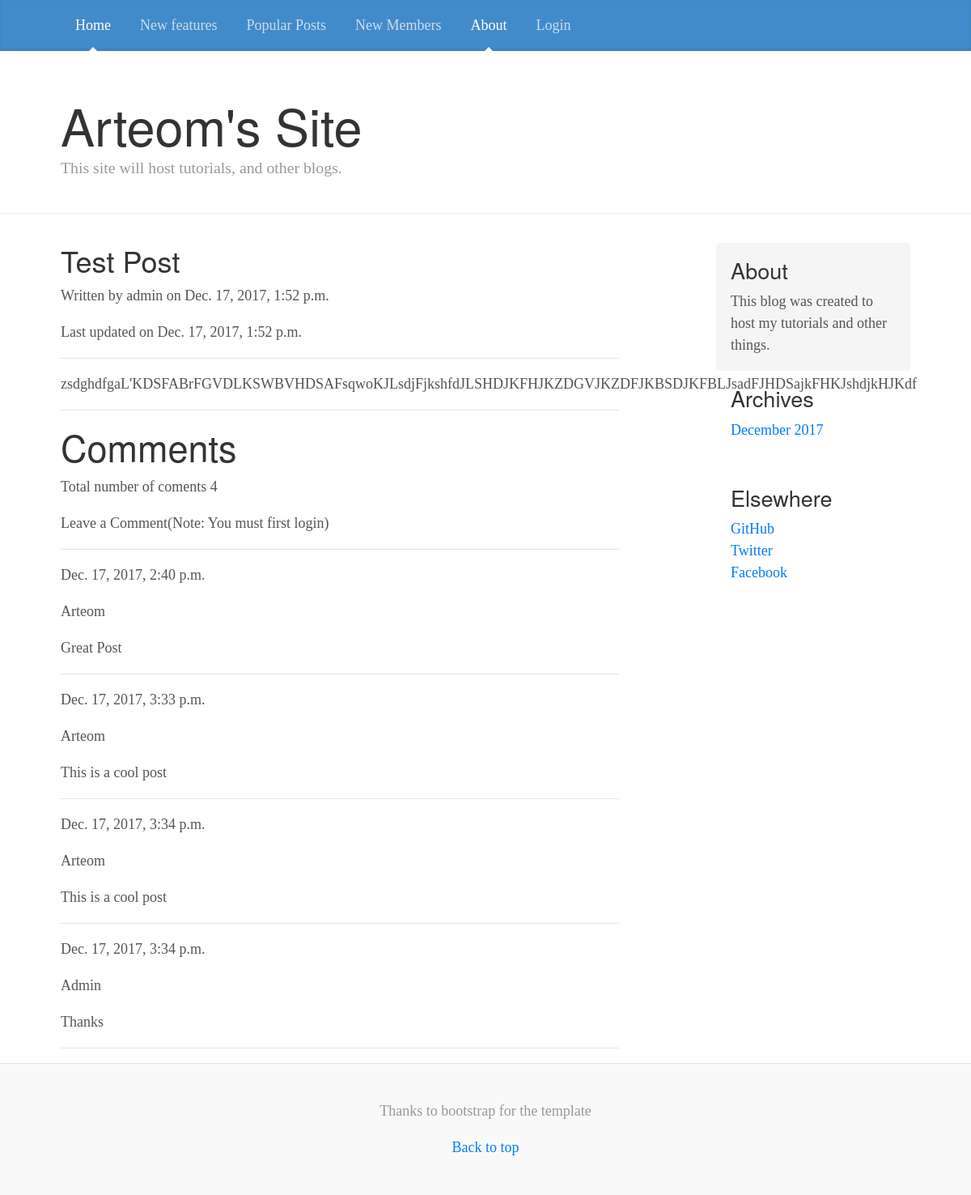
Page /test-post/ on the committed database.
### blog/models.py (models this page shows, shortened)
class Post(models.Model):
    STATUS_CHOICES = (
        ('draft', 'Draft'),
        ('published', 'Published'),
    )
    title = models.CharField(max_length=255)
    category = models.ForeignKey(Category)
    slug = models.SlugField(max_length=255, unique=True)
    content = models.TextField()
    seo_title = models.CharField(max_length=255)
    seo_description = models.CharField(max_length=255)
    author = models.ForeignKey(User, related_name='blog_posts')
    published = models.DateTimeField(default=timezone.now)
    created = models.DateTimeField(auto_now_add=True)
    updated = models.DateTimeField(auto_now=True)
    status = models.CharField(max_length=10, choices=STATUS_CHOICES, default='draft')

class Comment(models.Model):
    post = models.ForeignKey(Post, related_name='comments')
    user = models.CharField(max_length=255)
    email = models.EmailField()
    body = models.TextField()
    created = models.DateTimeField(auto_now_add=True)
    approved = models.BooleanField(default=False)
    def approved(self):
        self.approved = True
        self.save()

### blog/views.py (the view)
# urls.py: url(r'^(?P<slug>[-\w]+)/$', views.post_detail, name='post_detail'),
def post_detail(request, slug):
	post = get_object_or_404(Post, slug=slug)
	template = 'blog/blog.html'
	context = {'post': post}
	return render(request, template, context)

### blog/templates/blog/blog.html (shortened to what this page needs)
{% extends 'blog/header.html' %}
{% block content %}
	<h2>{{ post.title }}</h2>
	<p>Written by {{ post.author }} on {{ post.published }}</p>
	<p>Last updated on {{ post.updated }}</p>
	<hr>
	{{ post.content|safe|linebreaks }}
	<hr>
	<h1>Comments</h1>
	<p>Total number of coments {{ post.comments.count }}</p>
	{% if user.is_authenticated %}
		<a href="{% url 'blog:add_comment' slug=post.slug %}">Leave a Comment</a>
	{% else %}
		<p>Leave a Comment(Note: You must first login)</p>
	{% endif %}
	<hr>
	{% for comment in post.comments.all %}
		<p>{{ comment.created }}</p>
		<p>{{ comment.user }}</p>
		<p>{{ comment.body }}</p>
		<hr>
	{% empty %}
		<p>There are no comments</p>
	{% endfor %}
{% endblock %}

### blog/templates/blog/header.html (shortened to what this page needs)
<!doctype html>
<html lang="en">
  <head>
    {% load staticfiles %}
    <link rel="stylesheet" href="{% static 'css/bootstrap.min.css' %}">
    <link href="{% static 'custom/blog.css' %}" rel="stylesheet">
  </head>
  <body>
    <header>
      <div class="blog-masthead">
        <div class="container">
          <nav class="nav">
            <a class="nav-link active" href="/">Home</a>
            <a class="nav-link" href="#">New features</a>
            <a class="nav-link" href="#">Popular Posts</a>
            <a class="nav-link" href="#">New Members</a>
            <a class="nav-link active" href="about/">About</a>
            {% if user.is_authenticated %}
                <a class="nav-link" href="#">Profile</a>
                <a class="nav-link" href="#">Logout</a>
            {% else %}
                <a class="nav-link" href="#">Login</a>
            {% endif %}
          </nav>
        </div>
      </div>
      <div class="blog-header">
        <div class="container">
          <h1 class="blog-title">Arteom's Site</h1>
          <p class="lead blog-description">This site will host tutorials, and other blogs.</p>
        </div>
      </div>
    </header>
    <main role="main" class="container">
      <div class="row">
        <div class="col-sm-8 blog-main">
          {% block content %}
          {% endblock %}
        </div>
        <aside class="col-sm-3 ml-sm-auto blog-sidebar">
          <div class="sidebar-module sidebar-module-inset">
            <h4>About</h4>
            <p>This blog was created to host my tutorials and other things.</p>
          </div>
          <div class="sidebar-module">
            <h4>Archives</h4>
            <ol class="list-unstyled">
              <li><a href="{% url 'blog:december_2017' %}">December 2017</a></li>
            </ol>
          </div>
          <div class="sidebar-module">
            <h4>Elsewhere</h4>
            <ol class="list-unstyled">
              <li><a href="https://github.com/Arteom26" target="blank">GitHub</a></li>
              <li><a href="#">Twitter</a></li>
              <li><a href="#">Facebook</a></li>
            </ol>
          </div>
        </aside>
      </div>
    </main>
    <footer class="blog-footer">
      <p>Thanks to bootstrap for the template</p>
      <p>
        <a href="#">Back to top</a>
      </p>
    </footer>
  </body>
</html>

### blog/static/custom/blog.css (style rules this page uses)
@media (min-width: 48em) { html { font-size: 18px; } }
body { font-family: Georgia, "Times New Roman", Times, serif; color: #555; }
h1, .h1, h2, .h2, h3, .h3, h4, .h4, h5, .h5, h6, .h6 { font-family: "Helvetica Neue", Helvetica, Arial, sans-serif; font-weight: 400; color: #333; }
.container { max-width: 60rem; }
.blog-masthead { margin-bottom: 3rem; background-color: #428bca; box-shadow: inset 0 -.1rem .25rem rgba(0,0,0,.1); }
.nav-link { position: relative; padding: 1rem; font-weight: 500; color: #cdddeb; }
.nav-link.active { color: #fff; }
.nav-link.active::after { position: absolute; bottom: 0; left: 50%; width: 0; height: 0; margin-left: -.3rem; vertical-align: middle; content: ""; border-right: .3rem solid transparent; border-bottom: .3rem solid; border-left: .3rem solid transparent; }
.blog-header { padding-bottom: 1.25rem; margin-bottom: 2rem; border-bottom: .05rem solid #eee; }
.blog-title { margin-bottom: 0; font-size: 2rem; font-weight: 400; }
.blog-description { font-size: 1.1rem; color: #999; }
@media (min-width: 40em) { .blog-title { font-size: 3.5rem; } }
.sidebar-module { padding: 1rem; }
.sidebar-module-inset { padding: 1rem; background-color: #f5f5f5; border-radius: .25rem; }
.sidebar-module-inset p:last-child, .sidebar-module-inset ul:last-child, .sidebar-module-inset ol:last-child { margin-bottom: 0; }
.blog-footer { padding: 2.5rem 0; color: #999; text-align: center; background-color: #f9f9f9; border-top: .05rem solid #e5e5e5; }
.blog-footer p:last-child { margin-bottom: 0; }

### rows in the picture
Post: title "Test Post", author "admin", published "Dec. 17, 2017, 1:52 p.m.", updated "Dec. 17, 2017, 1:52 p.m.", content "zsdghdfgaL'KDSFABrFGVDLKSWBVHDSAFsqwoKJLsdjFjkshfdJLSHDJKFHJKZDGVJKZDFJKBSDJKFBLJsadFJHDSajkFHKJshdjkHJKdf", comments.count "4"
Comment: created "Dec. 17, 2017, 2:40 p.m.", user "Arteom", body "Great Post"
Comment: created "Dec. 17, 2017, 3:33 p.m.", user "Arteom", body "This is a cool post"
Comment: created "Dec. 17, 2017, 3:34 p.m.", user "Arteom", body "This is a cool post"
Comment: created "Dec. 17, 2017, 3:34 p.m.", user "Admin", body "Thanks"
